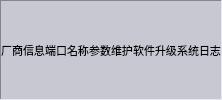
    <widget class="QFrame" name="frameTab">
     <property name="styleSheet">
      <string notr="true">QFrame
{
	background-color: rgb(200, 200, 210);
}
/* Set check buttons style */
QPushButton:!checked
{
	border-image: url(:/img/widget/key_white.png) 5 5 8 5;
	border-top: 5px transparent;
	border-right: 5px transparent;
	border-bottom: 8px transparent;
	border-left: 5px transparent;
}
QPushButton:checked
{
	border-image: url(:/img/widget/key_white_tapped.png) 5 5 8 5;
	border-top: 5px transparent;
	border-right: 5px transparent;
	border-bottom: 8px transparent;
	border-left: 5px transparent;
}
</string>
     </property>
     <property name="frameShape">
      <enum>QFrame::Panel</enum>
     </property>
     <property name="frameShadow">
      <enum>QFrame::Sunken</enum>
     </property>
     <layout class="QHBoxLayout" name="horizontalLayoutTab">
      <property name="spacing">
       <number>0</number>
      </property>
      <property name="margin">
       <number>0</number>
      </property>
      <item>
       <widget class="xPushButton" name="radioInfo">
        <property name="minimumSize">
         <size>
          <width>0</width>
          <height>30</height>
         </size>
        </property>
        <property name="maximumSize">
         <size>
          <width>16777215</width>
          <height>30</height>
         </size>
        </property>
        <property name="font">
         <font>
          <family>微软雅黑</family>
          <pointsize>8</pointsize>
          <weight>50</weight>
          <italic>false</italic>
          <bold>false</bold>
         </font>
        </property>
        <property name="focusPolicy">
         <enum>Qt::NoFocus</enum>
        </property>
        <property name="text">
         <string>厂商信息</string>
        </property>
        <property name="checkable">
         <bool>true</bool>
        </property>
        <property name="checked">
         <bool>true</bool>
        </property>
        <property name="autoExclusive">
         <bool>true</bool>
        </property>
       </widget>
      </item>
      <item>
       <widget class="xPushButton" name="radioIo">
        <property name="minimumSize">
         <size>
          <width>0</width>
          <height>30</height>
         </size>
        </property>
        <property name="maximumSize">
         <size>
          <width>16777215</width>
          <height>30</height>
         </size>
        </property>
        <property name="font">
         <font>
          <family>微软雅黑</family>
          <pointsize>8</pointsize>
          <weight>50</weight>
          <italic>false</italic>
          <bold>false</bold>
         </font>
        </property>
        <property name="focusPolicy">
         <enum>Qt::NoFocus</enum>
        </property>
        <property name="text">
         <string>端口名称</string>
        </property>
        <property name="checkable">
         <bool>true</bool>
        </property>
        <property name="autoExclusive">
         <bool>true</bool>
        </property>
       </widget>
      </item>
      <item>
       <widget class="xPushButton" name="radioPar">
        <property name="minimumSize">
         <size>
          <width>0</width>
          <height>30</height>
         </size>
        </property>
        <property name="maximumSize">
         <size>
          <width>16777215</width>
          <height>30</height>
         </size>
        </property>
        <property name="font">
         <font>
          <family>微软雅黑</family>
          <pointsize>8</pointsize>
          <weight>50</weight>
          <italic>false</italic>
          <bold>false</bold>
         </font>
        </property>
        <property name="focusPolicy">
         <enum>Qt::NoFocus</enum>
        </property>
        <property name="text">
         <string>参数维护</string>
        </property>
        <property name="checkable">
         <bool>true</bool>
        </property>
        <property name="autoExclusive">
         <bool>true</bool>
        </property>
       </widget>
      </item>
      <item>
       <widget class="xPushButton" name="radioUpdate">
        <property name="enabled">
         <bool>true</bool>
        </property>
        <property name="minimumSize">
         <size>
          <width>0</width>
          <height>30</height>
         </size>
        </property>
        <property name="maximumSize">
         <size>
          <width>16777215</width>
          <height>30</height>
         </size>
        </property>
        <property name="font">
         <font>
          <family>微软雅黑</family>
          <pointsize>8</pointsize>
          <weight>50</weight>
          <italic>false</italic>
          <bold>false</bold>
         </font>
        </property>
        <property name="focusPolicy">
         <enum>Qt::NoFocus</enum>
        </property>
        <property name="text">
         <string>软件升级</string>
        </property>
        <property name="checkable">
         <bool>true</bool>
        </property>
        <property name="autoExclusive">
         <bool>true</bool>
        </property>
       </widget>
      </item>
      <item>
       <widget class="xPushButton" name="radioLog">
        <property name="minimumSize">
         <size>
          <width>0</width>
          <height>30</height>
         </size>
        </property>
        <property name="maximumSize">
         <size>
          <width>16777215</width>
          <height>30</height>
         </size>
        </property>
        <property name="font">
         <font>
          <family>微软雅黑</family>
          <pointsize>8</pointsize>
          <weight>50</weight>
          <italic>false</italic>
          <bold>false</bold>
         </font>
        </property>
        <property name="text">
         <string>系统日志</string>
        </property>
        <property name="checkable">
         <bool>true</bool>
        </property>
        <property name="autoExclusive">
         <bool>true</bool>
        </property>
       </widget>
      </item>
     </layout>
    </widget>
